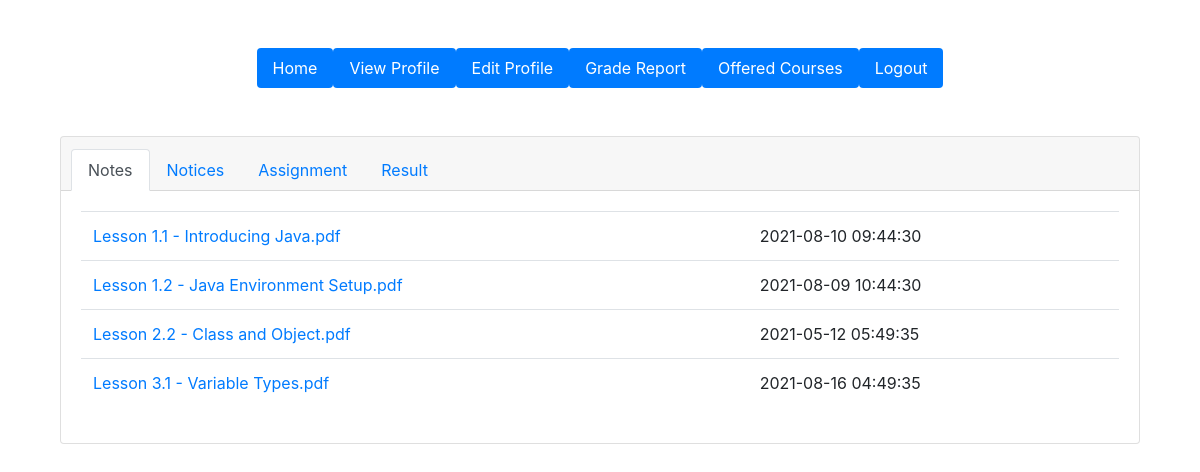
Page /students/classDetails.php?eid=2 (signed in) on the committed database.
### tables this page shows
CREATE TABLE `notes` (
  `eId` int(10) NOT NULL,
  `path` varchar(300) NOT NULL,
  `uploadDate` datetime NOT NULL,
  `name` varchar(50) NOT NULL,
  `id` int(10) NOT NULL
);

### students/classDetails.php (the view, shortened to what this page needs)
<?php
require '../model/dataaccess.php';
$rows = [];
$noteErr = "";
?>
<!DOCTYPE html>
<html lang="en">
<head>
    <link rel="stylesheet" href="https://cdnjs.cloudflare.com/ajax/libs/font-awesome/5.15.3/css/all.min.css">
    <link rel="stylesheet" href="../css/bootstrap.min.css">
		<?php
			if($connection->connect_error){
				die("connection failed:" . $connection->connect_error);
			}
			else{
				$eId = $_GET["eid"] ;
				$sql = "SELECT * FROM notes WHERE eId = '$eId'";
				$result = $connection->query($sql);
				if($result->num_rows > 0)
				{
						while($row = $result->fetch_assoc())
						{
								$rows[] = $row;
						}
				}
				else{
					$noteErr = "No notes Available!!";
				}
			}
		?>
</head>
<body>
		<div class="container">
			<ul class="nav nav-pills justify-content-center mt-5  ">
			  <li class="nav-items">
			    <a class="nav-link active " href="http://localhost/My Project/Project/students/home.php">Home</a>
			  </li>
			  <li class="nav-items">
			    <a class="nav-link active" href="http://localhost/My Project/Project/students/viewProfile.php">View Profile</a>
			  </li>
			  <li class="nav-items">
			    <a class="nav-link active" href="http://localhost/My Project/Project/students/editProfile.php">Edit Profile</a>
			  </li>
			  <li class="nav-items">
			    <a class="nav-link active" href="http://localhost/My Project/Project/students/gradeReport.php">Grade Report</a>
			  </li>
			  <li class="nav-items">
					<a class="nav-link active" href="http://localhost/My Project/Project/students/offeredCourses.php">Offered Courses</a>
				</li>
			  <li class="nav-items">
			    <a class="nav-link active" href="http://localhost/My Project/Project/logout.php">Logout</a>
			  </li>
			</ul>
			<div class="container mt-5">
        <div class="card">
            <div class="card-header">
              <ul class="nav nav-tabs card-header-tabs">
                <li class="nav-item">
                  <a href="http://localhost/My Project/Project/students/classDetails.php?eid=<?php echo $_GET["eid"]; ?>" class="nav-link active">Notes</a>
                </li>
                <li class="nav-item">
                  <a href="http://localhost/My Project/Project/students/notice.php?eid=<?php echo $_GET["eid"]; ?>" class="nav-link">Notices</a>
                </li>
								<li class="nav-item">
                  <a href="http://localhost/My Project/Project/students/assignment.php?eid=<?php echo $_GET["eid"]; ?>" class="nav-link">Assignment</a>
                </li>
								<li class="nav-item">
                  <a href="http://localhost/My Project/Project/students/result.php?eid=<?php echo $_GET["eid"]; ?>" class="nav-link">Result</a>
                </li>
              </ul>
            </div>
            <div class="card-body">
                <table class="table">
					<tbody>
						<?php if(!empty($rows)){
								foreach($rows as $note){ ?>
				                	<tr>
				                		<td><a href="download.php?filename=<?php echo $note["name"]; ?>" style="text-decoration:none;"><?php
																							echo $note["name"]; ?></a></td>
										<td><?php echo $note["uploadDate"]; ?></td>
				                	</tr>
								<?php }
					 			}
							 else{ ?>
								<span> <?php echo $noteErr; ?></span>
						<?php } ?>
					</tbody>
                </table>
            </div>
          </div>
			</div>
		</div>
</body>
</html>

### rows in the picture
notes: name "Lesson 1.1 - Introducing Java.pdf", uploadDate "2021-08-10 09:44:30"
notes: name "Lesson 1.2 - Java Environment Setup.pdf", uploadDate "2021-08-09 10:44:30"
notes: name "Lesson 2.2 - Class and Object.pdf", uploadDate "2021-05-12 05:49:35"
notes: name "Lesson 3.1 - Variable Types.pdf", uploadDate "2021-08-16 04:49:35"
